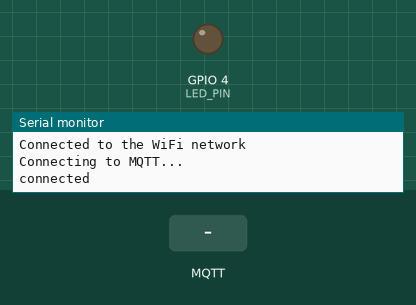
A sketch run on a simulated ESP32. Parts: output pins drawn as LEDs (lit = HIGH), the last lines printed to the serial monitor. The inputs (shaded band) are chosen by the test bench. WiFi joins after 1.5 s; servers stay silent unless stated; no MQTT or app messages arrive unless stated.

Above: at 2.7 s.
2.8 s: MQTT message "1" arrives on the first subscribed topic
At 3.5 s:
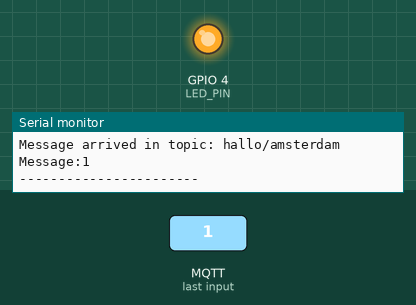
Timing chart, 0 to 9.3 s (numbered marks = the images above; inputs shaded):
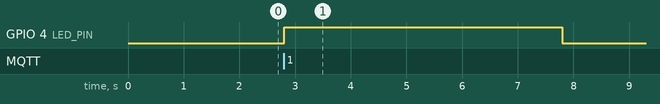

Measured:
- after the input at 2.8 s, GPIO 4 (LED_PIN): LOW → HIGH at once, → LOW 5.0 s later

The sketch:

CloudMqttClient.ino
```cpp
/*
 * Name: mqttClient
 * Purpose: To demonstrate Mqtt Publish / Subscribe and receiving messsages Salesforce at YeaurDreamin' 19 IoT Workshop
 * Website: https://www.yeurdreamin.eu
 * @author Ankit Taneja
 * @version 1.0 04/06/19
 */


#include <WiFi.h>
#include <PubSubClient.h>

// Define the Pin for LED
#define LED_PIN 4
/* Declare constants i.e. Wifi + mqtt server details
 * Check https://yd19.herokuapp.com/ for more details
 *
 */
const char* ssid = "iPhone";
const char* password =  "Kaktus@2019";
const char* mqttServer = "m23.cloudmqtt.com";
const int mqttPort = 12004;
const char* mqttUser = "ntqxchaq";
const char* mqttPassword = "qcs-8ry6gnWw";

WiFiClient espClient;
PubSubClient client(espClient);

// function to be called everytime a message is received
void callback(char* topic, byte* payload, unsigned int length) {

  Serial.print("Message arrived in topic: ");
  Serial.println(topic);

  Serial.print("Message:");
  for (int i = 0; i < length; i++) {
    Serial.print((char)payload[i]);
  }
  Serial.println();
  Serial.println("-----------------------");
  // Blink the LED to show message received
  digitalWrite(LED_PIN, HIGH);
  delay(5000);
  digitalWrite(LED_PIN, LOW);
}

void setup() {
  // Set the LED to output mode
  pinMode(LED_PIN, OUTPUT);
  Serial.begin(115200);
  WiFi.begin(ssid, password);
  while (WiFi.status() != WL_CONNECTED) {
    delay(500);
    Serial.println("Connecting to WiFi..");
  }
  Serial.println("Connected to the WiFi network");

  // Connect to the mqttServer
  client.setServer(mqttServer, mqttPort);
  client.setCallback(callback);
  while (!client.connected()) {
    Serial.println("Connecting to MQTT...");
    if (client.connect("YeurClient", mqttUser, mqttPassword )) {
      Serial.println("connected");
    } else {
      Serial.print("failed with state ");
      Serial.print(client.state());
      delay(2000);
    }
  }
  // Subscribe to a topic
  client.subscribe("hallo/amsterdam");
}

void loop() {
  client.loop();
}
```
